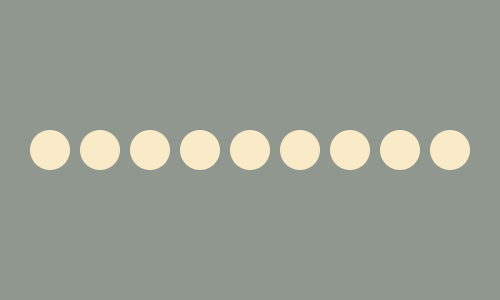
Frame 1 (no input)
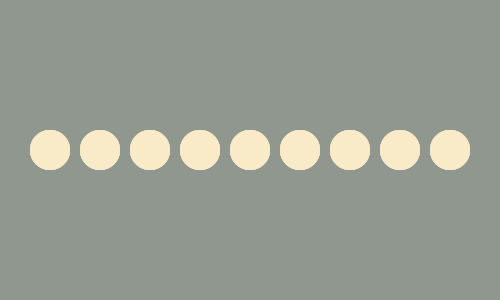
Frame 60 (the mouse pressed at the canvas centre just before this capture)
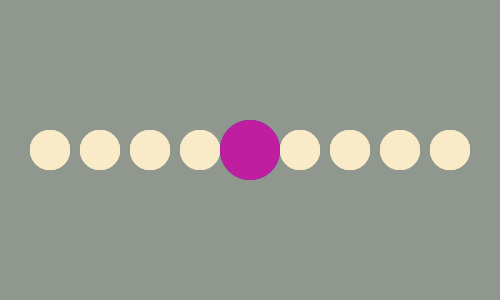
Frame 120 (the mouse held since frame 60 and released just before this capture)

The Processing sketch that drew these frames (run headless with seeded random() and noise(); from frame 60 on, the mouse is pressed at the canvas centre):

// Processing sketch: processing_36424
// ── processing_36424.pde

// Homework 3
// 51-757 Computing for the Arts with Processing
// September 8, 2011
// Copyright Molly Nix September 2011 Pittsburgh, PA 15232
 
// VARIABLE DEFINITIONS

float x, y;
color darkbg = color( 144, 151, 143 );
color yellow = color( 249, 235, 200 );
float topxgroup = 50;
float topygroup = 150;
float smallestwdht = 40;
float largestwdht = 60;
float thisellipsewd;
float currentx;
color col;

// function only executes once
void setup( ) {
  size( 500, 300 );
  smooth();
  fill(yellow);
  background(darkbg);
}

// animation engine
void draw( ) {
  currentx = topxgroup;
  noStroke();
  fill ( darkbg, 30 );
  rect ( 0, 0, width, height);
  fill (yellow);
  for (int i = 0; i < 9; i = i+1) {
      if (((mouseX > (topxgroup+i*(smallestwdht+(.25*smallestwdht)))-(smallestwdht/2)) && (mouseX < (topxgroup+i*(smallestwdht+(.25*smallestwdht)))+(smallestwdht/2))) &&
         ((mouseY > (topygroup-(smallestwdht/2))) && (mouseY < (topygroup+(smallestwdht/2))))) {
        col = color( random(256), random(256), random(256) );
        fill(col);
        thisellipsewd = largestwdht;
        if (i != 0) {
          currentx = currentx+smallestwdht+(.25*smallestwdht);
        }
       }
      else {
        fill(yellow);
        thisellipsewd = smallestwdht;
        if (i != 0) {
          currentx = currentx+smallestwdht+(.25*smallestwdht);
        }
      }
      ellipse(currentx, topygroup, thisellipsewd, thisellipsewd);
  }
}
